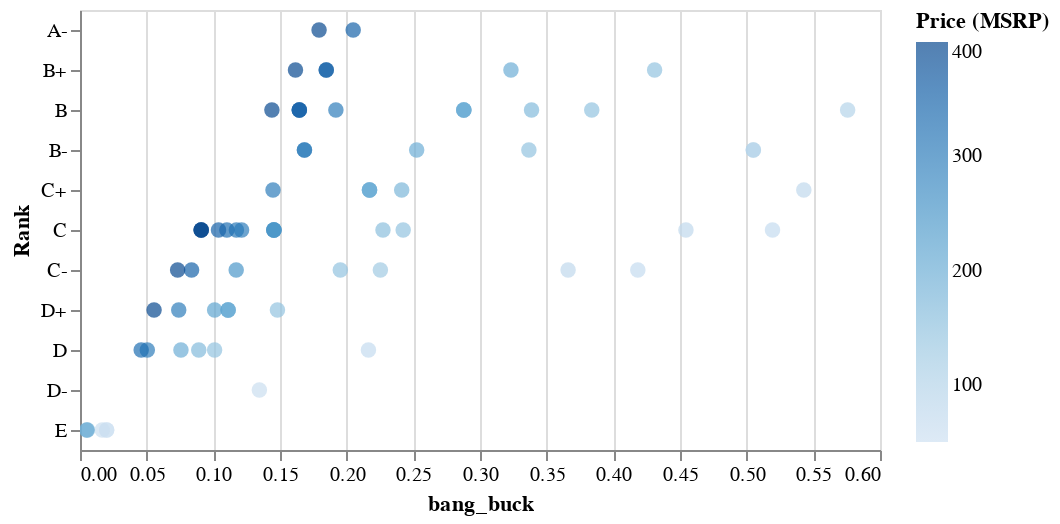

Write notebook code for a chart like this one.
### Code cell
import altair as alt
#from vega_datasets import data

plot_data = select_products(headphone_data, min_rank='E', 
                min_price=50, max_price=400)
alt.Chart(plot_data).mark_circle(size=60).encode(
    x='bang_buck',
    y=alt.Y('Rank', sort=alt.Sort(list(headphone_data['Rank'].cat.categories))), 
    color='Price (MSRP)',
    tooltip=['Model', 'Rank', 'bang_buck', 'Price (MSRP)']
).interactive()

### Figure 1 — Vega-Lite specification as saved in the notebook (floating-point values rounded to 4 significant figures)
{"config": {"view": {"continuousWidth": 400, "continuousHeight": 300}}, "data": {"name": "data-474ef4b87c134d0a10d91dc4fef063fe"}, "mark": {"type": "circle", "size": 60}, "encoding": {"color": {"field": "Price (MSRP)", "type": "quantitative"}, "tooltip": [{"field": "Model", "type": "nominal"}, {"field": "Rank", "type": "nominal"}, {"field": "bang_buck", "type": "quantitative"}, {"field": "Price (MSRP)", "type": "quantitative"}], "x": {"field": "bang_buck", "type": "quantitative"}, "y": {"field": "Rank", "sort": ["A+", "A", "A-", "B+", "B", "B-", "C+", "C", "C-", "D+", "D", "D-", "E+", "E", "E-", "F+", "F", "F-"], "type": "nominal"}}, "selection": {"selector023": {"type": "interval", "bind": "scales", "encodings": ["x", "y"]}}, "$schema": "https://vega.github.io/schema/vega-lite/v4.17.0.json", "datasets": {"data-474ef4b87c134d0a10d91dc4fef063fe": [{"Rank": "B", "Value Rating": "★★★", "Model": "Shure SRH440", "Price (MSRP)": 100.0, "Signature": "Harman", "Comments": "Closest thing to Harman thus far. Comes with a small upper treble spike and lacking raw resolution.", "Tone Grade": "S-", "Technical Grade": "C+", "Driver Type": "Dynamic", "Fit/Cup Type": "Closed Circumaural", "Based on": "Connect IT demo unit", "Note weight": null, "Ranksort": 98, "Tonesort": 7, "Techsort": 91, "Pricesort": 100, "Rank_number": 57.57, "bang_buck": 0.5757}, {"Rank": "C+", "Value Rating": "★", "Model": "1MORE MK801", "Price (MSRP)": 80.0, "Signature": "Neutral with bass boost", "Comments": "Smooth, generally pleasing tonality throughout with no offensive characteristics.", "Tone Grade": "A-", "Technical Grade": "C-", "Driver Type": "Dynamic", "Fit/Cup Type": "Closed Circumaural", "Based on": "Jaben SG demo unit", "Note weight": null, "Ranksort": 164, "Tonesort": 31, "Techsort": 133, "Pricesort": 80, "Rank_number": 43.43, "bang_buck": 0.5429}, {"Rank": "C", "Value Rating": null, "Model": "AKG K240 Studio", "Price (MSRP)": 70.0, "Signature": "Mid-centric", "Comments": "Abysmal bass extension with overly-boosted lower mids makes for a strange listening experience.", "Tone Grade": "C", "Technical Grade": "C+", "Driver Type": "Dynamic", "Fit/Cup Type": "Open Circumaural", "Based on": "Connect IT demo unit", "Note weight": null, "Ranksort": 202, "Tonesort": 111, "Techsort": 91, "Pricesort": 70, "Rank_number": 36.36, "bang_buck": 0.5194}, {"Rank": "B-", "Value Rating": "★", "Model": "Audio Technica ATH-M40x", "Price (MSRP)": 100.0, "Signature": "Neutral with bass boost", "Comments": "Well-balanced tonality with disappointing detailing and claustrophobic imaging.", "Tone Grade": "A-", "Technical Grade": "C", "Driver Type": "Dynamic", "Fit/Cup Type": "Closed Circumaural", "Based on": "Zeppelin & Co demo unit", "Note weight": null, "Ranksort": 142, "Tonesort": 31, "Techsort": 111, "Pricesort": 100, "Rank_number": 50.5, "bang_buck": 0.505}, {"Rank": "B-", "Value Rating": "★", "Model": "E-MU Walnut", "Price (MSRP)": 100.0, "Signature": "\"Balanced\"", "Comments": "Tonality is somewhat off with peaks and dips here and there, but overall not a bad sounding headphone.", "Tone Grade": "B-", "Technical Grade": "B-", "Driver Type": "Dynamic", "Fit/Cup Type": "Closed Circumaural", "Based on": "Zeppelin & Co demo unit", "Note weight": null, "Ranksort": 146, "Tonesort": 73, "Techsort": 73, "Pricesort": 100, "Rank_number": 50.5, "bang_buck": 0.505}, {"Rank": "C", "Value Rating": null, "Model": "Koss Portapro", "Price (MSRP)": 80.0, "Signature": "Bass-rolled warm", "Comments": "The KSC75 is better.", "Tone Grade": "C", "Technical Grade": "C", "Driver Type": "Dynamic", "Fit/Cup Type": "Open Supra-aural", "Based on": "Third party unit", "Note weight": null, "Ranksort": 222, "Tonesort": 111, "Techsort": 111, "Pricesort": 80, "Rank_number": 36.36, "bang_buck": 0.4545}, {"Rank": "B+", "Value Rating": "★★★", "Model": "Shure SRH840", "Price (MSRP)": 150.0, "Signature": "V-shaped", "Comments": "Extremely well-executed V-shaped tuning with no erronous peaks or dips. More mid-bassy than sub-bassy.", "Tone Grade": "A+", "Technical Grade": "B-", "Driver Type": "Dynamic", "Fit/Cup Type": "Closed Circumaural", "Based on": "Zeppelin & Co demo unit", "Note weight": null, "Ranksort": 86, "Tonesort": 13, "Techsort": 73, "Pricesort": 150, "Rank_number": 64.64, "bang_buck": 0.431}, {"Rank": "C-", "Value Rating": null, "Model": "Audio Technica ATH-M30X", "Price (MSRP)": 70.0, "Signature": "Neutral with bass boost", "Comments": "Scooped upper midrange with below average technicalities.", "Tone Grade": "C", "Technical Grade": "C-", "Driver Type": "Dynamic", "Fit/Cup Type": "Closed Circumaural", "Based on": "Zeppelin & Co demo unit", "Note weight": null, "Ranksort": 244, "Tonesort": 111, "Techsort": 133, "Pricesort": 70, "Rank_number": 29.29, "bang_buck": 0.4184}, {"Rank": "B", "Value Rating": "★★", "Model": "AKG K371", "Price (MSRP)": 150.0, "Signature": "Harman", "Comments": "Expectedly Harman tuning but lacks a bit of bite in the upper midrange for \"true Harman\".", "Tone Grade": "A", "Technical Grade": "B-", "Driver Type": "Dynamic", "Fit/Cup Type": "Closed Circumaural", "Based on": "Third party unit", "Note weight": null, "Ranksort": 94, "Tonesort": 21, "Techsort": 73, "Pricesort": 150, "Rank_number": 57.57, "bang_buck": 0.3838}, {"Rank": "C-", "Value Rating": null, "Model": "Koss PRO DJ100", "Price (MSRP)": 80.0, "Signature": "DF-neutral with bass boost", "Comments": "Good tuning but unfortunately weird pad shape that makes it hard to get the proper bass response.", "Tone Grade": "B-", "Technical Grade": "D", "Driver Type": "Dynamic", "Fit/Cup Type": "Closed Supra-aural", "Based on": "Treoo demo unit", "Note weight": null, "Ranksort": 256, "Tonesort": 73, "Techsort": 183, "Pricesort": 80, "Rank_number": 29.29, "bang_buck": 0.3661}, {"Rank": "B", "Value Rating": "★★", "Model": "Hifiman HE400i (2020)", "Price (MSRP)": 170.0, "Signature": "Neutral", "Comments": "Well-executed reference-ish tuning with a slight treble emphasis.", "Tone Grade": "B", "Technical Grade": "B", "Driver Type": "Planar", "Fit/Cup Type": "Open Circumaural", "Based on": "Treoo demo unit", "Note weight": null, "Ranksort": 114, "Tonesort": 57, "Techsort": 57, "Pricesort": 170, "Rank_number": 57.57, "bang_buck": 0.3387}, {"Rank": "B-", "Value Rating": "★", "Model": "ASTRO A40 TR", "Price (MSRP)": 150.0, "Signature": "Warm V-shape", "Comments": "Middling technicalities, but for a gaming headphone its tonality is surprisingly balanced.", "Tone Grade": "B+", "Technical Grade": "C+", "Driver Type": "Dynamic", "Fit/Cup Type": "Closed Circumaural", "Based on": "Connect IT demo unit", "Note weight": null, "Ranksort": 134, "Tonesort": 43, "Techsort": 91, "Pricesort": 150, "Rank_number": 50.5, "bang_buck": 0.3367}, {"Rank": "B+", "Value Rating": "★★★", "Model": "AKG K612 Pro", "Price (MSRP)": 200.0, "Signature": "Neutral", "Comments": "Basically dead-neutral tuning, emphasis on \"dead\". Strong all-rounder whose only fault is not having that \"wow-factor\".", "Tone Grade": "S-", "Technical Grade": "B", "Driver Type": "Dynamic", "Fit/Cup Type": "Open Circumaural", "Based on": "Connect IT demo unit", "Note weight": null, "Ranksort": 64, "Tonesort": 7, "Techsort": 57, "Pricesort": 200, "Rank_number": 64.64, "bang_buck": 0.3232}, {"Rank": "B", "Value Rating": "★", "Model": "Sennheiser HD560S", "Price (MSRP)": 200.0, "Signature": "Neutral", "Comments": "Well-balanced tonality with good bass extension, just slightly hot in the upper-mids and treble.", "Tone Grade": "A", "Technical Grade": "B-", "Driver Type": "Dynamic", "Fit/Cup Type": "Open Circumaural", "Based on": "Zeppelin & Co demo unit", "Note weight": null, "Ranksort": 94, "Tonesort": 21, "Techsort": 73, "Pricesort": 200, "Rank_number": 57.57, "bang_buck": 0.2879}, {"Rank": "B", "Value Rating": "★", "Model": "Beyerdynamic DT990 Pro(250Ω)", "Price (MSRP)": 200.0, "Signature": "V-shaped", "Comments": "Pretty bog-standard V-shaped response with forward upper-midrange and decently high resolution.", "Tone Grade": "B", "Technical Grade": "B", "Driver Type": "Dynamic", "Fit/Cup Type": "Open Circumaural", "Based on": "Jaben SG demo unit", "Note weight": null, "Ranksort": 114, "Tonesort": 57, "Techsort": 57, "Pricesort": 200, "Rank_number": 57.57, "bang_buck": 0.2879}, {"Rank": "B", "Value Rating": "★", "Model": "Beyerdynamic TYGR 300 R", "Price (MSRP)": 200.0, "Signature": "V-shaped", "Comments": "Very reminiscent of the DT990.", "Tone Grade": "B", "Technical Grade": "B", "Driver Type": "Dynamic", "Fit/Cup Type": "Open Circumaural", "Based on": "Stereo demo unit", "Note weight": null, "Ranksort": 114, "Tonesort": 57, "Techsort": 57, "Pricesort": 200, "Rank_number": 57.57, "bang_buck": 0.2879}, {"Rank": "B-", "Value Rating": "★", "Model": "Sennheiser HD25 Plus", "Price (MSRP)": 200.0, "Signature": "U-shaped", "Comments": "Punchy, energetic sound with decently balanced tonality. A pretty good beat-tracking monitor.", "Tone Grade": "B", "Technical Grade": "B-", "Driver Type": "Dynamic", "Fit/Cup Type": "Closed Supra-aural", "Based on": "Stereo demo unit", "Note weight": null, "Ranksort": 130, "Tonesort": 57, "Techsort": 73, "Pricesort": 200, "Rank_number": 50.5, "bang_buck": 0.2525}, {"Rank": "C", "Value Rating": null, "Model": "Koss SP540", "Price (MSRP)": 150.0, "Signature": "V-shaped", "Comments": "The typical mainstream V-shape response with middling technicalities.", "Tone Grade": "B-", "Technical Grade": "C", "Driver Type": "Dynamic", "Fit/Cup Type": "Closed Circumaural", "Based on": "Treoo demo unit", "Note weight": null, "Ranksort": 184, "Tonesort": 73, "Techsort": 111, "Pricesort": 150, "Rank_number": 36.36, "bang_buck": 0.2424}, {"Rank": "C+", "Value Rating": "★", "Model": "HarmonicDyne Helios", "Price (MSRP)": 180.0, "Signature": "V-shaped", "Comments": "Lack of bass extension is its biggest dealbreaker of what would be an otherwise solid headphone.", "Tone Grade": "B", "Technical Grade": "C+", "Driver Type": "Dynamic", "Fit/Cup Type": "Open Circumaural", "Based on": "Review unit", "Note weight": null, "Ranksort": 148, "Tonesort": 57, "Techsort": 91, "Pricesort": 180, "Rank_number": 43.43, "bang_buck": 0.2413}, {"Rank": "C", "Value Rating": null, "Model": "Beyerdynamic DT770 Pro", "Price (MSRP)": 160.0, "Signature": "U-shaped", "Comments": "Sounds like a parody of Harman with its excessive 200Hz notch and overblown treble.", "Tone Grade": "C", "Technical Grade": "C+", "Driver Type": "Dynamic", "Fit/Cup Type": "Closed Circumaural", "Based on": "Jaben SG demo unit", "Note weight": null, "Ranksort": 202, "Tonesort": 111, "Techsort": 91, "Pricesort": 160, "Rank_number": 36.36, "bang_buck": 0.2272}, {"Rank": "C-", "Value Rating": null, "Model": "Logitech G PRO X", "Price (MSRP)": 130.0, "Signature": "Bassy", "Comments": "Too much bloat going on in the bass, which is a shame given that the rest of the mids are alright.", "Tone Grade": "C+", "Technical Grade": "D+", "Driver Type": "Dynamic", "Fit/Cup Type": "Closed Circumaural", "Based on": "Connect IT demo unit", "Note weight": null, "Ranksort": 248, "Tonesort": 91, "Techsort": 157, "Pricesort": 130, "Rank_number": 29.29, "bang_buck": 0.2253}, {"Rank": "C+", "Value Rating": "★", "Model": "Sennheiser HD579", "Price (MSRP)": 200.0, "Signature": "Warm neutral", "Comments": "More or less a HD599 with slightly worse resolution.", "Tone Grade": "B", "Technical Grade": "C", "Driver Type": "Dynamic", "Fit/Cup Type": "Open Circumaural", "Based on": "Connect IT demo unit", "Note weight": null, "Ranksort": 168, "Tonesort": 57, "Techsort": 111, "Pricesort": 200, "Rank_number": 43.43, "bang_buck": 0.2171}, {"Rank": "C+", "Value Rating": "★", "Model": "Sennheiser HD599", "Price (MSRP)": 200.0, "Signature": "V-shaped", "Comments": "A little too sharp, a little too midbassy, but overall not the most offensive headphone out there.", "Tone Grade": "B", "Technical Grade": "C+", "Driver Type": "Dynamic", "Fit/Cup Type": "Open Circumaural", "Based on": "Connect IT demo unit", "Note weight": null, "Ranksort": 148, "Tonesort": 57, "Techsort": 91, "Pricesort": 200, "Rank_number": 43.43, "bang_buck": 0.2171}, {"Rank": "C+", "Value Rating": "★", "Model": "Massdrop x AKG K7XX", "Price (MSRP)": 200.0, "Signature": "Warm", "Comments": "A more bloated-sounding K712.", "Tone Grade": "C+", "Technical Grade": "B", "Driver Type": "Dynamic", "Fit/Cup Type": "Open Circumaural", "Based on": "Third party unit", "Note weight": null, "Ranksort": 148, "Tonesort": 91, "Techsort": 57, "Pricesort": 200, "Rank_number": 43.43, "bang_buck": 0.2171}, {"Rank": "D", "Value Rating": null, "Model": "Sennheiser HD400S", "Price (MSRP)": 70.0, "Signature": "\"Balanced\"", "Comments": "At least it's not the Momentum 2.0 Wireless.", "Tone Grade": "D", "Technical Grade": "D", "Driver Type": "Dynamic", "Fit/Cup Type": "Closed Circumaural", "Based on": "Zeppelin & Co demo unit", "Note weight": null, "Ranksort": 366, "Tonesort": 183, "Techsort": 183, "Pricesort": 70, "Rank_number": 15.14, "bang_buck": 0.2163}, {"Rank": "A-", "Value Rating": "★★", "Model": "Audio Technica ATH-R70x", "Price (MSRP)": 350.0, "Signature": "Warm neutral", "Comments": "Excellent imaging. Mostly neutral/flat tuning with an ever-so-slight tilt towards warmth.", "Tone Grade": "A+", "Technical Grade": "B+", "Driver Type": "Dynamic", "Fit/Cup Type": "Open Circumaural", "Based on": "Third party unit", "Note weight": null, "Ranksort": 56, "Tonesort": 13, "Techsort": 43, "Pricesort": 350, "Rank_number": 71.71, "bang_buck": 0.2049}, {"Rank": "C-", "Value Rating": null, "Model": "Audio Technica ATH-M50x", "Price (MSRP)": 150.0, "Signature": "Neutral with bass boost", "Comments": "The headphone that the elites love to hate... isn't that bad. An alright starter headphone, if generally overrated.", "Tone Grade": "C+", "Technical Grade": "C-", "Driver Type": "Dynamic", "Fit/Cup Type": "Closed Circumaural", "Based on": "Zeppelin & Co demo unit", "Note weight": null, "Ranksort": 224, "Tonesort": 91, "Techsort": 133, "Pricesort": 150, "Rank_number": 29.29, "bang_buck": 0.1952}, {"Rank": "B", "Value Rating": "★", "Model": "Hifiman Deva", "Price (MSRP)": 300.0, "Signature": "Neutral", "Comments": "Probably the most \"mellow\" of the Hifiman planars with the least resolving ability.", "Tone Grade": "S-", "Technical Grade": "C+", "Driver Type": "Planar", "Fit/Cup Type": "Open Circumaural", "Based on": "Stereo demo unit", "Note weight": null, "Ranksort": 98, "Tonesort": 7, "Techsort": 91, "Pricesort": 300, "Rank_number": 57.57, "bang_buck": 0.1919}, {"Rank": "B+", "Value Rating": "★★", "Model": "AKG K702", "Price (MSRP)": 350.0, "Signature": "Mid-centric", "Comments": "Slightly more upper-mid-forward (read: shoutier) version of the K612.", "Tone Grade": "A", "Technical Grade": "B", "Driver Type": "Dynamic", "Fit/Cup Type": "Open Circumaural", "Based on": "Connect IT demo unit", "Note weight": null, "Ranksort": 78, "Tonesort": 21, "Techsort": 57, "Pricesort": 350, "Rank_number": 64.64, "bang_buck": 0.1847}, {"Rank": "B+", "Value Rating": "★★", "Model": "Hifiman Sundara", "Price (MSRP)": 350.0, "Signature": "Neutral", "Comments": "Solid tuning with a little treble spiciness for the daring. One of the better midrange planars out there.", "Tone Grade": "A+", "Technical Grade": "B", "Driver Type": "Planar", "Fit/Cup Type": "Open Circumaural", "Based on": "Connect IT demo unit", "Note weight": null, "Ranksort": 70, "Tonesort": 13, "Techsort": 57, "Pricesort": 350, "Rank_number": 64.64, "bang_buck": 0.1847}, {"Rank": "A-", "Value Rating": "★★", "Model": "Sennheiser HD600", "Price (MSRP)": 400.0, "Signature": "Neutral", "Comments": "The legendary neutral reference. Slightly better clarity and imaging than the HD650.", "Tone Grade": "S-", "Technical Grade": "B+", "Driver Type": "Dynamic", "Fit/Cup Type": "Open Circumaural", "Based on": "Zeppelin & Co demo unit", "Note weight": null, "Ranksort": 50, "Tonesort": 7, "Techsort": 43, "Pricesort": 400, "Rank_number": 71.71, "bang_buck": 0.1793}, {"Rank": "B-", "Value Rating": "★", "Model": "Sivga Phoenix", "Price (MSRP)": 300.0, "Signature": "Warm neutral", "Comments": "A fairly competent warm-neutral monitor slightly held back by limited detail retrieval.", "Tone Grade": "B+", "Technical Grade": "B-", "Driver Type": "Dynamic", "Fit/Cup Type": "Open Circumaural", "Based on": "Review unit", "Note weight": null, "Ranksort": 116, "Tonesort": 43, "Techsort": 73, "Pricesort": 300, "Rank_number": 50.5, "bang_buck": 0.1683}, {"Rank": "B-", "Value Rating": "★", "Model": "Audio Technica ATH-M70x", "Price (MSRP)": 300.0, "Signature": "Neutral", "Comments": "The most neutral of the M-series. Good tonality but still suffers from narrow imaging.", "Tone Grade": "B", "Technical Grade": "B-", "Driver Type": "Dynamic", "Fit/Cup Type": "Closed Circumaural", "Based on": "E1 demo unit", "Note weight": null, "Ranksort": 130, "Tonesort": 57, "Techsort": 73, "Pricesort": 300, "Rank_number": 50.5, "bang_buck": 0.1683}, {"Rank": "B", "Value Rating": "★", "Model": "Sennheiser Momentum 3 Wireless", "Price (MSRP)": 350.0, "Signature": "U-shaped", "Comments": "A massive improvement over its predecessor. Limited resolution and potentially intense tonality.", "Tone Grade": "A-", "Technical Grade": "B-", "Driver Type": "Dynamic", "Fit/Cup Type": "Closed Circumaural", "Based on": "Showfloor demo unit", "Note weight": null, "Ranksort": 104, "Tonesort": 31, "Techsort": 73, "Pricesort": 350, "Rank_number": 57.57, "bang_buck": 0.1645}, {"Rank": "B", "Value Rating": "★", "Model": "HarmonicDyne Zeus", "Price (MSRP)": 350.0, "Signature": "Warm", "Comments": "A rare combination of a warm-focused tonality with decent technicalities.", "Tone Grade": "B+", "Technical Grade": "B", "Driver Type": "Dynamic", "Fit/Cup Type": "Open Circumaural", "Based on": "Review unit", "Note weight": null, "Ranksort": 100, "Tonesort": 43, "Techsort": 57, "Pricesort": 350, "Rank_number": 57.57, "bang_buck": 0.1645}, {"Rank": "B", "Value Rating": "★", "Model": "Beyerdynamic DT880 Pro(32Ω)", "Price (MSRP)": 350.0, "Signature": "Warm V-shape", "Comments": "Certainly a \"mini-HD800\" in terms of tonality only, however still far inferior in technical ability.", "Tone Grade": "B+", "Technical Grade": "B", "Driver Type": "Dynamic", "Fit/Cup Type": "Open Circumaural", "Based on": "Jaben SG demo unit", "Note weight": null, "Ranksort": 100, "Tonesort": 43, "Techsort": 57, "Pricesort": 350, "Rank_number": 57.57, "bang_buck": 0.1645}, {"Rank": "B+", "Value Rating": "★", "Model": "E-MU Teak", "Price (MSRP)": 400.0, "Signature": "V-shaped", "Comments": "Excellent dynamics with one of the best bass I've heard in a headphone, though the midrange can be a little harsh.", "Tone Grade": "B+", "Technical Grade": "A-", "Driver Type": "Dynamic", "Fit/Cup Type": "Semi-open Circumaural", "Based on": "Zeppelin & Co demo unit", "Note weight": null, "Ranksort": 74, "Tonesort": 43, "Techsort": 31, "Pricesort": 400, "Rank_number": 64.64, "bang_buck": 0.1616}, {"Rank": "D+", "Value Rating": null, "Model": "Sennheiser HD559", "Price (MSRP)": 150.0, "Signature": "Warm", "Comments": "Big, thick sound that muffles everything but the most surface level details.", "Tone Grade": "D+", "Technical Grade": "C-", "Driver Type": "Dynamic", "Fit/Cup Type": "Open Circumaural", "Based on": "Connect IT demo unit", "Note weight": null, "Ranksort": 290, "Tonesort": 157, "Techsort": 133, "Pricesort": 150, "Rank_number": 22.21, "bang_buck": 0.1481}, {"Rank": "C", "Value Rating": null, "Model": "Harman Kardon FLY ANC", "Price (MSRP)": 250.0, "Signature": "Neutral with bass boost", "Comments": "Peaky, mid-bassy attempt at a Harman tuning.", "Tone Grade": "B-", "Technical Grade": "C", "Driver Type": "Dynamic", "Fit/Cup Type": "Closed Circumaural", "Based on": "Third party unit", "Note weight": null, "Ranksort": 184, "Tonesort": 73, "Techsort": 111, "Pricesort": 250, "Rank_number": 36.36, "bang_buck": 0.1454}, {"Rank": "C", "Value Rating": null, "Model": "Master & Dynamic MH40", "Price (MSRP)": 250.0, "Signature": "Bassy", "Comments": "Too much bass, and not the good kind either.", "Tone Grade": "C", "Technical Grade": "C+", "Driver Type": "Dynamic", "Fit/Cup Type": "Closed Circumaural", "Based on": "E1 demo unit", "Note weight": null, "Ranksort": 202, "Tonesort": 111, "Techsort": 91, "Pricesort": 250, "Rank_number": 36.36, "bang_buck": 0.1454}, {"Rank": "C", "Value Rating": null, "Model": "Audio Technica ATH-MSR7b", "Price (MSRP)": 250.0, "Signature": "V-shaped", "Comments": "Thin-sounding yet bloated at the same time. Intense upper midrange.", "Tone Grade": "C", "Technical Grade": "C", "Driver Type": "Dynamic", "Fit/Cup Type": "Closed Circumaural", "Based on": "Zeppelin & Co demo unit", "Note weight": null, "Ranksort": 222, "Tonesort": 111, "Techsort": 111, "Pricesort": 250, "Rank_number": 36.36, "bang_buck": 0.1454}, {"Rank": "C", "Value Rating": null, "Model": "Grado GW100", "Price (MSRP)": 250.0, "Signature": "\"Balanced\"", "Comments": "Not the worst Grado, but you could still do better than Grado.", "Tone Grade": "C", "Technical Grade": "C+", "Driver Type": "Dynamic", "Fit/Cup Type": "Open Supra-aural", "Based on": "Zeppelin & Co demo unit", "Note weight": null, "Ranksort": 202, "Tonesort": 111, "Techsort": 91, "Pricesort": 250, "Rank_number": 36.36, "bang_buck": 0.1454}, {"Rank": "C+", "Value Rating": null, "Model": "Sony MDR-1AM2", "Price (MSRP)": 300.0, "Signature": "Warm U-shape", "Comments": "Harman-ish tuning with a strong mid-bass presence and piercing upper treble response.", "Tone Grade": "B", "Technical Grade": "C", "Driver Type": "Dynamic", "Fit/Cup Type": "Closed Circumaural", "Based on": "Connect IT demo unit", "Note weight": null, "Ranksort": 168, "Tonesort": 57, "Techsort": 111, "Pricesort": 300, "Rank_number": 43.43, "bang_buck": 0.1448}, {"Rank": "B", "Value Rating": "★", "Model": "Sennheiser HD660S", "Price (MSRP)": 400.0, "Signature": "Warm neutral", "Comments": "An even darker HD6X0. A comparatively muffled mess just barely propped up by its decent resolving ability.", "Tone Grade": "B", "Technical Grade": "B+", "Driver Type": "Dynamic", "Fit/Cup Type": "Open Circumaural", "Based on": "Zeppelin & Co demo unit", "Note weight": null, "Ranksort": 100, "Tonesort": 57, "Techsort": 43, "Pricesort": 400, "Rank_number": 57.57, "bang_buck": 0.1439}, {"Rank": "D-", "Value Rating": null, "Model": "Shure SRH240A", "Price (MSRP)": 60.0, "Signature": "V-shaped", "Comments": "Compressed, honky and lacking all but the most surface-level of detailing.", "Tone Grade": "D+", "Technical Grade": "D-", "Driver Type": "Dynamic", "Fit/Cup Type": "Closed Circumaural", "Based on": "Connect IT demo unit", "Note weight": null, "Ranksort": 368, "Tonesort": 157, "Techsort": 211, "Pricesort": 60, "Rank_number": 8.071, "bang_buck": 0.1345}, {"Rank": "C", "Value Rating": null, "Model": "Audeze Mobius(Default preset)", "Price (MSRP)": 300.0, "Signature": "Warm neutral", "Comments": "Not the total lack of upper midrange I expected, but a hole in the upper mids nonetheless.", "Tone Grade": "C", "Technical Grade": "C+", "Driver Type": "Planar", "Fit/Cup Type": "Closed Circumaural", "Based on": "Connect IT demo unit", "Note weight": null, "Ranksort": 202, "Tonesort": 111, "Techsort": 91, "Pricesort": 300, "Rank_number": 36.36, "bang_buck": 0.1212}, {"Rank": "C", "Value Rating": null, "Model": "Meze 99 Classics", "Price (MSRP)": 310.0, "Signature": "Bassy", "Comments": "Just excessive bass that unfortunately screws with the tonality of the mids.", "Tone Grade": "C-", "Technical Grade": "B-", "Driver Type": "Dynamic", "Fit/Cup Type": "Closed Circumaural", "Based on": "Zeppelin & Co demo unit", "Note weight": null, "Ranksort": 206, "Tonesort": 133, "Techsort": 73, "Pricesort": 310, "Rank_number": 36.36, "bang_buck": 0.1173}, {"Rank": "C-", "Value Rating": null, "Model": "Precide ERGO 2", "Price (MSRP)": 250.0, "Signature": "Bass-rolled neutral", "Comments": "Sounds exactly like what it is: a headphone with a broken seal.", "Tone Grade": "C-", "Technical Grade": "C", "Driver Type": "Dynamic", "Fit/Cup Type": "Earspeaker", "Based on": "Third party unit", "Note weight": null, "Ranksort": 244, "Tonesort": 133, "Techsort": 111, "Pricesort": 250, "Rank_number": 29.29, "bang_buck": 0.1171}, {"Rank": "D+", "Value Rating": null, "Model": "Beyerdynamic DT250", "Price (MSRP)": 200.0, "Signature": "Mid-centric", "Comments": "Horrible treble extension and a honkiness that gets worse the longer you listen.", "Tone Grade": "C", "Technical Grade": "D", "Driver Type": "Dynamic", "Fit/Cup Type": "Closed Circumaural", "Based on": "Jaben SG demo unit", "Note weight": null, "Ranksort": 294, "Tonesort": 111, "Techsort": 183, "Pricesort": 200, "Rank_number": 22.21, "bang_buck": 0.1111}, {"Rank": "D+", "Value Rating": null, "Model": "Logitech G933s", "Price (MSRP)": 200.0, "Signature": "Bassy", "Comments": "Too much bloat going on in the bass, which is a shame given that the rest of the mids are alright.", "Tone Grade": "C", "Technical Grade": "D+", "Driver Type": "Dynamic", "Fit/Cup Type": "Closed Circumaural", "Based on": "Connect IT demo unit", "Note weight": null, "Ranksort": 268, "Tonesort": 111, "Techsort": 157, "Pricesort": 200, "Rank_number": 22.21, "bang_buck": 0.1111}, {"Rank": "D+", "Value Rating": null, "Model": "V-MODA Crossfade LP2", "Price (MSRP)": 200.0, "Signature": "Bassy", "Comments": "Big bass, bad bass, no treble extension.", "Tone Grade": "D", "Technical Grade": "C", "Driver Type": "Dynamic", "Fit/Cup Type": "Closed Circumaural", "Based on": "Jaben SG demo unit", "Note weight": null, "Ranksort": 294, "Tonesort": 183, "Techsort": 111, "Pricesort": 200, "Rank_number": 22.21, "bang_buck": 0.1111}, {"Rank": "C", "Value Rating": null, "Model": "V-MODA Crossfade 2 Wireless", "Price (MSRP)": 330.0, "Signature": "V-shaped", "Comments": "The typical mainstream V-shape response with middling technicalities.", "Tone Grade": "C", "Technical Grade": "C", "Driver Type": "Dynamic", "Fit/Cup Type": "Closed Circumaural", "Based on": "Jaben SG demo unit", "Note weight": null, "Ranksort": 222, "Tonesort": 111, "Techsort": 111, "Pricesort": 330, "Rank_number": 36.36, "bang_buck": 0.1102}, {"Rank": "C", "Value Rating": null, "Model": "Bose QuietComfort 35 II (QC35)", "Price (MSRP)": 350.0, "Signature": "V-shaped", "Comments": "The typical mainstream V-shape response with middling technicalities.", "Tone Grade": "B-", "Technical Grade": "C", "Driver Type": "Dynamic", "Fit/Cup Type": "Closed Circumaural", "Based on": "Zeppelin & Co demo unit", "Note weight": null, "Ranksort": 184, "Tonesort": 73, "Techsort": 111, "Pricesort": 350, "Rank_number": 36.36, "bang_buck": 0.1039}, {"Rank": "D+", "Value Rating": null, "Model": "Audio Technica ATH-A990Z", "Price (MSRP)": 220.0, "Signature": "V-shaped", "Comments": "Odd cup resonance results in wonky imaging. Prefer the original A900X.", "Tone Grade": "D", "Technical Grade": "C", "Driver Type": "Dynamic", "Fit/Cup Type": "Closed Circumaural", "Based on": "Zeppelin & Co demo unit", "Note weight": null, "Ranksort": 294, "Tonesort": 183, "Techsort": 111, "Pricesort": 220, "Rank_number": 22.21, "bang_buck": 0.101}, {"Rank": "D", "Value Rating": null, "Model": "Koss Pro4S", "Price (MSRP)": 150.0, "Signature": "V-shaped", "Comments": "Horrible lower-midrange scoop screws with every instrument.", "Tone Grade": "D-", "Technical Grade": "C", "Driver Type": "Dynamic", "Fit/Cup Type": "Closed Circumaural", "Based on": "Treoo demo unit", "Note weight": null, "Ranksort": 322, "Tonesort": 211, "Techsort": 111, "Pricesort": 150, "Rank_number": 15.14, "bang_buck": 0.101}, {"Rank": "C", "Value Rating": null, "Model": "Bose Noise Cancelling Headphones 700", "Price (MSRP)": 400.0, "Signature": "Neutral with bass boost", "Comments": "More subdued presentation compared to its precedessor, almost to the point of being boring.", "Tone Grade": "C+", "Technical Grade": "C", "Driver Type": "Dynamic", "Fit/Cup Type": "Closed Circumaural", "Based on": "Zeppelin & Co demo unit", "Note weight": null, "Ranksort": 202, "Tonesort": 91, "Techsort": 111, "Pricesort": 400, "Rank_number": 36.36, "bang_buck": 0.09089}, {"Rank": "C", "Value Rating": null, "Model": "Audeze LCD-1", "Price (MSRP)": 400.0, "Signature": "Neutral", "Comments": "The best tuned Audeze headphone with the worst resolution.", "Tone Grade": "B+", "Technical Grade": "D+", "Driver Type": "Planar", "Fit/Cup Type": "Open Circumaural", "Based on": "Stereo demo unit", "Note weight": null, "Ranksort": 200, "Tonesort": 43, "Techsort": 157, "Pricesort": 400, "Rank_number": 36.36, "bang_buck": 0.09089}, {"Rank": "C", "Value Rating": null, "Model": "B&W PX", "Price (MSRP)": 400.0, "Signature": "Warm", "Comments": "Warm, bloated sound with a largely muffled midrange.", "Tone Grade": "C", "Technical Grade": "C", "Driver Type": "Dynamic", "Fit/Cup Type": "Closed Circumaural", "Based on": "Zeppelin & Co demo unit", "Note weight": null, "Ranksort": 222, "Tonesort": 111, "Techsort": 111, "Pricesort": 400, "Rank_number": 36.36, "bang_buck": 0.09089}, {"Rank": "D", "Value Rating": null, "Model": "Audio Technica ATH-AD500X", "Price (MSRP)": 170.0, "Signature": "Warm", "Comments": "Suppressed and uneven upper-mids, mediocre resolution, not a great choice unless you only want a wide soundstage.", "Tone Grade": "D", "Technical Grade": "C-", "Driver Type": "Dynamic", "Fit/Cup Type": "Open Circumaural", "Based on": "Zeppelin & Co demo unit", "Note weight": null, "Ranksort": 316, "Tonesort": 183, "Techsort": 133, "Pricesort": 170, "Rank_number": 15.14, "bang_buck": 0.08908}, {"Rank": "C-", "Value Rating": null, "Model": "Sony WH-1000XM4", "Price (MSRP)": 350.0, "Signature": "Bassy", "Comments": "Consumer-friendly heavy bass unfortunately bleeds into the mids, but otherwise fine.", "Tone Grade": "C-", "Technical Grade": "C-", "Driver Type": "Dynamic", "Fit/Cup Type": "Closed Circumaural", "Based on": "Stereo demo unit", "Note weight": null, "Ranksort": 266, "Tonesort": 133, "Techsort": 133, "Pricesort": 350, "Rank_number": 29.29, "bang_buck": 0.08367}, {"Rank": "D", "Value Rating": null, "Model": "Audio Technica ATH-AD700X", "Price (MSRP)": 200.0, "Signature": "Warm", "Comments": "Extremely uneven tuning, mediocre resolution, not a great choice unless you only want a wide soundstage.", "Tone Grade": "D", "Technical Grade": "C-", "Driver Type": "Dynamic", "Fit/Cup Type": "Open Circumaural", "Based on": "Zeppelin & Co demo unit", "Note weight": null, "Ranksort": 316, "Tonesort": 183, "Techsort": 133, "Pricesort": 200, "Rank_number": 15.14, "bang_buck": 0.07571}, {"Rank": "D+", "Value Rating": null, "Model": "Audio Technica ATH-AD900X", "Price (MSRP)": 300.0, "Signature": "\"Balanced\"", "Comments": "Extremely uneven tuning, mediocre resolution, not a great choice unless you only want a wide soundstage.", "Tone Grade": "D", "Technical Grade": "C", "Driver Type": "Dymanic", "Fit/Cup Type": "Open Circumaural", "Based on": "Zeppelin & Co demo unit", "Note weight": null, "Ranksort": 294, "Tonesort": 183, "Techsort": 111, "Pricesort": 300, "Rank_number": 22.21, "bang_buck": 0.07405}, {"Rank": "C-", "Value Rating": null, "Model": "Shure Aonic 50", "Price (MSRP)": 400.0, "Signature": "V-shaped", "Comments": "A parody of the V-shaped response. Scooped mids, hollow sound.", "Tone Grade": "C-", "Technical Grade": "C", "Driver Type": "Dynamic", "Fit/Cup Type": "Closed Circumaural", "Based on": "Jaben SG demo unit", "Note weight": null, "Ranksort": 244, "Tonesort": 133, "Techsort": 111, "Pricesort": 400, "Rank_number": 29.29, "bang_buck": 0.07321}, {"Rank": "D+", "Value Rating": null, "Model": "Drop + THX Panda", "Price (MSRP)": 400.0, "Signature": "Warm", "Comments": "Well-tuned but with overpowering mid-bass and extremely dulled transients.", "Tone Grade": "B-", "Technical Grade": "D-", "Driver Type": "Planar", "Fit/Cup Type": "Closed Circumaural", "Based on": "Review unit", "Note weight": null, "Ranksort": 284, "Tonesort": 73, "Techsort": 211, "Pricesort": 400, "Rank_number": 22.21, "bang_buck": 0.05554}, {"Rank": "D", "Value Rating": null, "Model": "Focal Listen Professional", "Price (MSRP)": 300.0, "Signature": "\"Balanced\"", "Comments": "Not sure if this is supposed to seal, but in the event that it isn't: why?", "Tone Grade": "D", "Technical Grade": "D", "Driver Type": "Dynamic", "Fit/Cup Type": "Closed Circumaural", "Based on": "Zeppelin & Co demo unit", "Note weight": null, "Ranksort": 366, "Tonesort": 183, "Techsort": 183, "Pricesort": 300, "Rank_number": 15.14, "bang_buck": 0.05048}, {"Rank": "D", "Value Rating": null, "Model": "Audio Technica ATH-EW9", "Price (MSRP)": 330.0, "Signature": "Mid-centric", "Comments": "Forget shout; this thing screams.", "Tone Grade": "D+", "Technical Grade": "D", "Driver Type": "Dynamic", "Fit/Cup Type": "Open Clip-on", "Based on": "Third party unit", "Note weight": null, "Ranksort": 340, "Tonesort": 157, "Techsort": 183, "Pricesort": 330, "Rank_number": 15.14, "bang_buck": 0.04589}, {"Rank": "E", "Value Rating": null, "Model": "AKG K72", "Price (MSRP)": 50.0, "Signature": "V-shaped", "Comments": "Hole in the bass, hole in the mids, hole in the treble. AKG's struck a turkey.", "Tone Grade": "E", "Technical Grade": "D", "Driver Type": "Dynamic", "Fit/Cup Type": "Closed Circumaural", "Based on": "Connect IT demo unit", "Note weight": null, "Ranksort": 1182, "Tonesort": 999, "Techsort": 183, "Pricesort": 50, "Rank_number": 1.0, "bang_buck": 0.02}, {"Rank": "E", "Value Rating": null, "Model": "EKSA E900 Pro", "Price (MSRP)": 50.0, "Signature": "Dark", "Comments": "Typical cheaply-made headphone that's all bass with zero technical ability. A waste of any money.", "Tone Grade": "E", "Technical Grade": "E", "Driver Type": "Dynamic", "Fit/Cup Type": "Closed Circumaural", "Based on": "Review unit", "Note weight": null, "Ranksort": 1998, "Tonesort": 999, "Techsort": 999, "Pricesort": 50, "Rank_number": 1.0, "bang_buck": 0.02}, {"Rank": "E", "Value Rating": null, "Model": "AKG K92", "Price (MSRP)": 60.0, "Signature": "V-shaped", "Comments": "Hole in the bass, hole in the mids, hole in the treble. AKG's struck a turkey.", "Tone Grade": "E", "Technical Grade": "D", "Driver Type": "Dynamic", "Fit/Cup Type": "Closed Circumaural", "Based on": "Connect IT demo unit", "Note weight": null, "Ranksort": 1182, "Tonesort": 999, "Techsort": 183, "Pricesort": 60, "Rank_number": 1.0, "bang_buck": 0.01667}, {"Rank": "E", "Value Rating": null, "Model": "Sennheiser Momentum 2.0 Wireless", "Price (MSRP)": 180.0, "Signature": "Unique", "Comments": "Probably the worst headphone Sennheiser has ever made. Yes, even the HD820.", "Tone Grade": "E", "Technical Grade": "C+", "Driver Type": "Dynamic", "Fit/Cup Type": "Closed Circumaural", "Based on": "Zeppelin & Co demo unit", "Note weight": null, "Ranksort": 1090, "Tonesort": 999, "Techsort": 91, "Pricesort": 180, "Rank_number": 1.0, "bang_buck": 0.005556}, {"Rank": "E", "Value Rating": null, "Model": "FiiO EH3", "Price (MSRP)": 200.0, "Signature": "Bassy", "Comments": "Sounds as if the ANC is trying to cancel out its own sound.", "Tone Grade": "E", "Technical Grade": "E", "Driver Type": "Dynamic", "Fit/Cup Type": "Closed Circumaural", "Based on": "E1 demo unit", "Note weight": null, "Ranksort": 1998, "Tonesort": 999, "Techsort": 999, "Pricesort": 200, "Rank_number": 1.0, "bang_buck": 0.005}]}}
